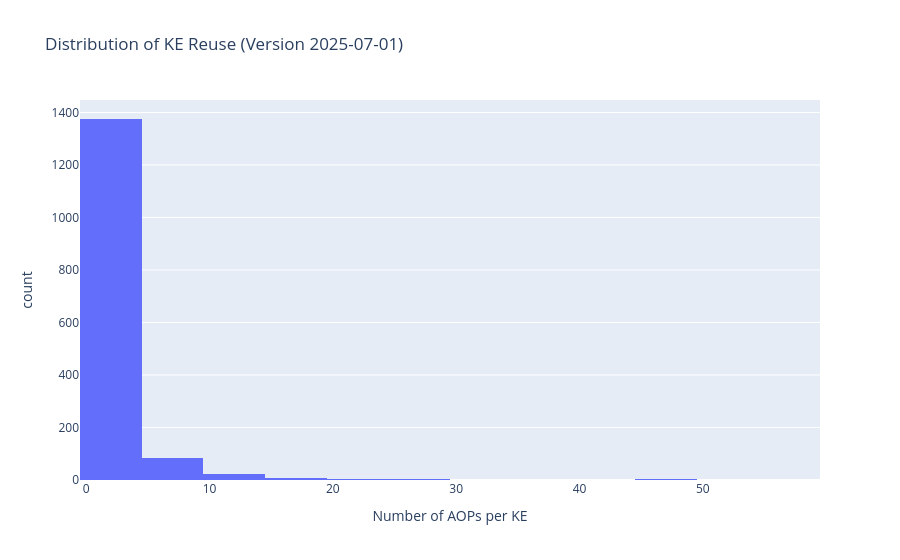

The code cell stored with this chart in its notebook:
### Code cell
# --- KE Reuse Histogram (for one version, e.g., latest) ---

version_to_check = df_melted["version"].max()
query_ke_reuse = f"""
SELECT ?ke (COUNT(DISTINCT ?aop) AS ?aop_count)
WHERE {{
  GRAPH <http://aopwiki.org/graph/{version_to_check}> {{
    ?aop a aopo:AdverseOutcomePathway ;
         aopo:has_key_event ?ke .
  }}
}}
GROUP BY ?ke
"""

results = run_sparql_query(query_ke_reuse)
df_ke_reuse = pd.DataFrame([{
    "ke": r["ke"]["value"],
    "aop_count": int(r["aop_count"]["value"])
} for r in results])

# Histogram plot
fig = px.histogram(df_ke_reuse, x="aop_count", nbins=20,
                   title=f"Distribution of KE Reuse (Version {version_to_check})",
                   labels={"aop_count": "Number of AOPs per KE"})
fig.show()

# Show top 10 most reused KEs
df_ke_reuse.sort_values("aop_count", ascending=False).head(10).reset_index(drop=True)

#DO THIS PER BIO LEVEL

### Figure 1 — Plotly figure (JSON) as saved in the notebook; plotly's stock layout.template omitted (floating-point values rounded to 4 significant figures; data arrays with more than 128 entries replaced by an {"elided": "..."} marker saying what was removed)
{"data": [{"bingroup": "x", "hovertemplate": "Number of AOPs per KE=%{x}<br>count=%{y}<extra></extra>", "legendgroup": "", "marker": {"color": "#636efa", "pattern": {"shape": ""}}, "name": "", "nbinsx": 20, "orientation": "v", "showlegend": false, "type": "histogram", "x": {"elided": "1497 int values"}, "xaxis": "x", "yaxis": "y"}], "layout": {"barmode": "relative", "legend": {"tracegroupgap": 0}, "title": {"text": "Distribution of KE Reuse (Version 2025-07-01)"}, "xaxis": {"anchor": "y", "domain": [0, 1], "title": {"text": "Number of AOPs per KE"}}, "yaxis": {"anchor": "x", "domain": [0, 1], "title": {"text": "count"}}}}
